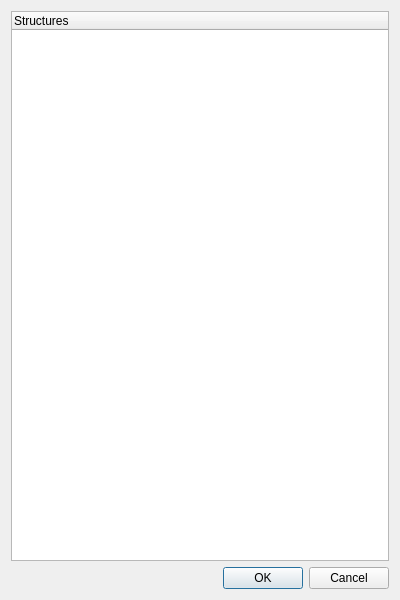
<?xml version="1.0" encoding="UTF-8"?>
<ui version="4.0">
 <class>glowbot_structures</class>
 <widget class="QDialog" name="glowbot_structures">
  <property name="geometry">
   <rect>
    <x>0</x>
    <y>0</y>
    <width>400</width>
    <height>600</height>
   </rect>
  </property>
  <property name="windowTitle">
   <string>GlowBot: Structures</string>
  </property>
  <property name="windowIcon">
   <iconset resource="../Icons/icons.qrc">
    <normaloff>:/Logo/glowbot-logo.png</normaloff>:/Logo/glowbot-logo.png</iconset>
  </property>
  <layout class="QVBoxLayout" name="verticalLayout">
   <item>
    <widget class="glowbot_structures_treewidget" name="tree">
     <property name="tabKeyNavigation">
      <bool>true</bool>
     </property>
     <property name="dragEnabled">
      <bool>true</bool>
     </property>
     <property name="dragDropMode">
      <enum>QAbstractItemView::DragOnly</enum>
     </property>
     <property name="alternatingRowColors">
      <bool>true</bool>
     </property>
     <property name="uniformRowHeights">
      <bool>true</bool>
     </property>
     <property name="animated">
      <bool>true</bool>
     </property>
     <column>
      <property name="text">
       <string>Structures</string>
      </property>
     </column>
    </widget>
   </item>
   <item>
    <widget class="QDialogButtonBox" name="buttonBox">
     <property name="orientation">
      <enum>Qt::Horizontal</enum>
     </property>
     <property name="standardButtons">
      <set>QDialogButtonBox::Cancel|QDialogButtonBox::Ok</set>
     </property>
    </widget>
   </item>
  </layout>
 </widget>
 <customwidgets>
  <customwidget>
   <class>glowbot_structures_treewidget</class>
   <extends>QTreeWidget</extends>
   <header>glowbot-structures-treewidget.h</header>
  </customwidget>
 </customwidgets>
 <resources>
  <include location="../Icons/icons.qrc"/>
 </resources>
 <connections/>
</ui>
